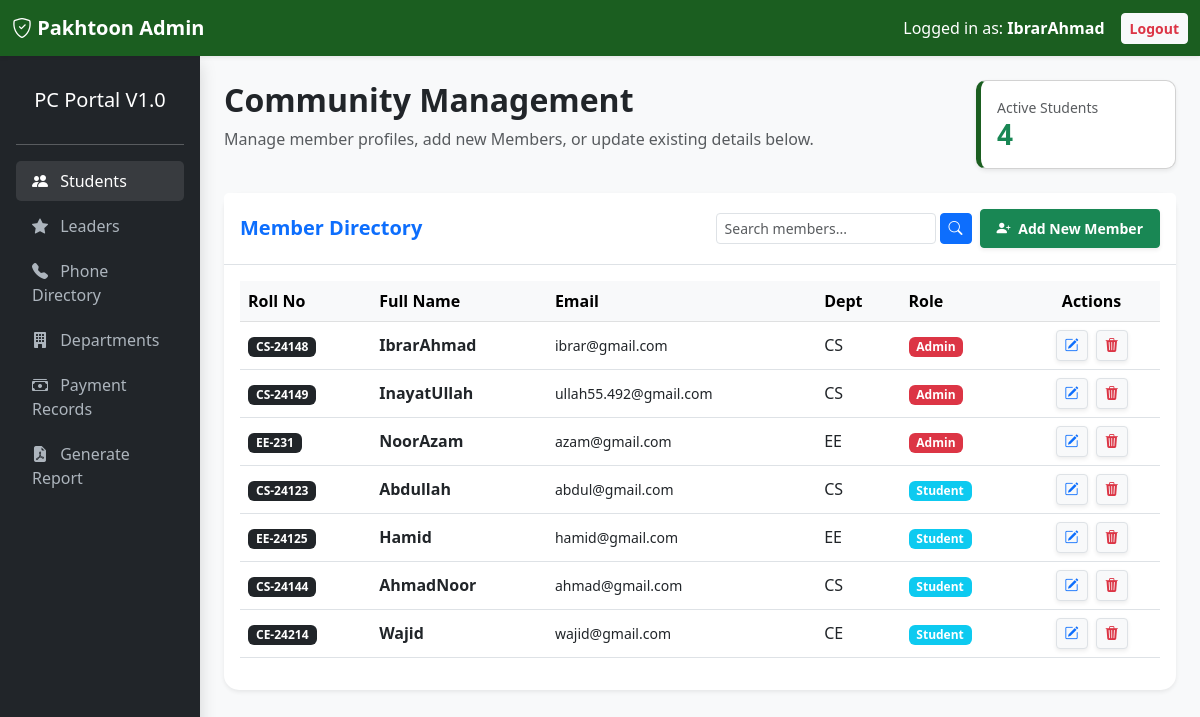
The app's page /frontened/admin_dash.php (signed in) with its own data.
### tables this page shows
CREATE TABLE `Students` (
  `dept_prefix` varchar(5) NOT NULL,
  `batch_year` int NOT NULL,
  `student_id` int NOT NULL,
  `full_name` varchar(100) NOT NULL,
  `email` varchar(100) DEFAULT NULL,
  `degree_is` int NOT NULL,
  `username` varchar(50) DEFAULT NULL,
  `password` varchar(255) DEFAULT NULL,
  `role` enum('admin','student') DEFAULT 'student',
  PRIMARY KEY (`dept_prefix`,`batch_year`,`student_id`),
  UNIQUE KEY `email` (`email`),
  UNIQUE KEY `username` (`username`),
  KEY `degree_is` (`degree_is`),
  CONSTRAINT `Students_ibfk_1` FOREIGN KEY (`dept_prefix`) REFERENCES `Departments` (`dept_prefix`),
  CONSTRAINT `Students_ibfk_2` FOREIGN KEY (`degree_is`) REFERENCES `Degrees` (`degree_is`)
);

### frontened/admin_dash.php (the view, shortened to what this page needs)
<?php
include_once('../config/db.php');
$count_query = "SELECT COUNT(*) as total FROM Students WHERE role = 'student'";
$count_result = mysqli_query($con, $count_query);
$count_data = mysqli_fetch_assoc($count_result);
$search_where = "";
?>
<!DOCTYPE html>
<html lang="en">
<head>
    <link href="https://cdn.jsdelivr.net/npm/bootstrap@5.3.0/dist/css/bootstrap.min.css" rel="stylesheet">
    <link rel="stylesheet" href="https://cdn.jsdelivr.net/npm/bootstrap-icons@1.11.0/font/bootstrap-icons.css">
</head>
<body>
<nav class="navbar navbar-expand-lg navbar-dark shadow-sm">
    <div class="container-fluid">
        <a class="navbar-brand fw-bold" href="#"><i class="bi bi-shield-check"></i> Pakhtoon Admin</a>
        <div class="ms-auto d-flex align-items-center">
            <span class="text-white me-3 d-none d-md-inline">Logged in as: <strong><?php echo $_SESSION['full_name']; ?></strong></span>
            <a href="../backend/logout.php" class="btn btn-light btn-sm fw-bold text-danger">Logout</a>
        </div>
    </div>
</nav>
<div class="container-fluid">
    <div class="row">
        <div class="col-md-2 p-3 sidebar shadow">
            <h5 class="text-center py-3">PC Portal V1.0</h5>
            <hr>
            <nav class="nav flex-column mt-3">
                <a class="nav-link active" href="admin_dash.php"><i class="bi bi-people-fill me-2"></i> Students</a>
                <a class="nav-link" href="../backend/leaders_dash.php"><i class="bi bi-star-fill me-2"></i> Leaders</a>
                <a class="nav-link" href="../backend/phone_directory.php"><i class="bi bi-telephone-fill me-2"></i> Phone Directory</a>
                <a class="nav-link" href="../backend/departments.php"><i class="bi bi-building-fill me-2"></i> Departments</a>
                <a class="nav-link" href="../backend/payment_records.php"><i class="bi bi-cash-stack me-2"></i> Payment Records</a>
                <a class="nav-link" href="../backend/generate_report.php" target="_blank"><i class="bi bi-file-earmark-pdf-fill me-2"></i> Generate Report</a>
            </nav>
        </div>
        <div class="col-md-10 p-4">
            <div class="row align-items-center mb-4">
                <div class="col-md-8">
                    <h2 class="fw-bold text-dark">Community Management</h2>
                    <p class="text-muted">Manage member profiles, add new Members, or update existing details below.   </p>
                </div>
                <div class="col-md-4 text-end">
                    <div class="card stat-card shadow-sm p-3 bg-white d-inline-block text-start" style="min-width: 200px;">
                        <small class="text-muted d-block">Active Students</small>
                        <h3 class="mb-0 text-success fw-bold"><?php echo $count_data['total']; ?></h3>
                    </div>
                </div>
            </div>
            <div class="card table-card shadow-sm">
                <div class="card-header bg-white py-3 d-flex flex-wrap justify-content-between align-items-center gap-3 border-bottom">
                    <h5 class="mb-0 fw-bold text-primary">Member Directory</h5>
                    <div class="d-flex align-items-center gap-2 flex-grow-1 flex-sm-grow-0 justify-content-end">
                        <form action="admin_dash.php" method="GET" class="d-flex gap-1 mb-0">
                            <input type="text" name="search" class="form-control form-control-sm" style="max-width: 220px;" placeholder="Search members..." value="<?php echo isset($_GET['search']) ? htmlspecialchars($_GET['search']) : ''; ?>">
                            <button type="submit" class="btn btn-sm btn-primary fw-bold"><i class="bi bi-search"></i></button>
                        </form>
                        <button class="btn btn-sm btn-success fw-bold shadow-sm py-2 px-3" data-bs-toggle="modal" data-bs-target="#addStudentModal">
                            <i class="bi bi-person-plus-fill me-1"></i> Add New Member
                        </button>
                    </div>
                </div>
                <div class="card-body">
                    <div class="table-responsive">
                        <table class="table table-hover align-middle">
                            <thead class="table-light text-secondary">
                                <tr>
                                    <th>Roll No</th>
                                    <th>Full Name</th>
                                    <th>Email</th>
                                    <th>Dept</th>
                                    <th>Role</th>
                                    <th class="text-center">Actions</th>
                                </tr>
                            </thead>
                            <tbody>
                                <?php
                                $sql = "SELECT * FROM Students $search_where ORDER BY role ASC, batch_year DESC, student_id ASC";
                                $res = mysqli_query($con, $sql);
                                if (mysqli_num_rows($res) > 0) {
                                    while($row = mysqli_fetch_assoc($res)) {
                                        $display_year = $row['batch_year'] % 100;
                                        $roll_no = "{$row['dept_prefix']}-{$display_year}{$row['student_id']}";
                                        $role_badge = ($row['role'] == 'admin') ? 'bg-danger' : 'bg-info';
                                        echo "<tr>";
                                        echo "<td><span class='badge bg-dark px-2'>$roll_no</span></td>";
                                        echo "<td><span class='fw-bold'>{$row['full_name']}</span></td>";
                                        echo "<td><small>{$row['email']}</small></td>";
                                        echo "<td>{$row['dept_prefix']}</td>";
                                        echo "<td><span class='badge $role_badge'>" . ucfirst($row['role']) . "</span></td>";
                                        echo "<td class='text-center'>";
                                        $delete_url = "../backend/delete_student.php?id={$row['student_id']}&dept={$row['dept_prefix']}&batch={$row['batch_year']}";
                                        echo "    <button class='btn btn-sm btn-light border shadow-sm me-1 edit-btn'
                                                    data-bs-toggle='modal' data-bs-target='#editStudentModal'
                                                    data-id='{$row['student_id']}'
                                                    data-dept='{$row['dept_prefix']}'
                                                    data-batch='{$row['batch_year']}'
                                                    data-name='{$row['full_name']}'
                                                    data-email='{$row['email']}'
                                                    data-role='{$row['role']}'
                                                    data-degree='{$row['degree_is']}'>";
                                        echo "        <i class='bi bi-pencil-square text-primary'></i>";
                                        echo "    </button>";
                                        echo "    <a href='$delete_url' class='btn btn-sm btn-light border shadow-sm' onclick='return confirm(\"Your data from phone directory will also be deleted?\")'>";
                                        echo "        <i class='bi bi-trash3-fill text-danger'></i>";
                                        echo "    </a>";
                                        echo "</td>";
                                        echo "</tr>";
                                    }
                                } else {
                                    echo "<tr><td colspan='6' class='text-center py-4 text-muted fw-bold'><i class='bi bi-folder-x me-2'></i>No member profiles found matching your search.</td></tr>";
                                }
                                ?>
                            </tbody>
                        </table>
                    </div>
                </div>
            </div>
        </div>
    </div>
</div>
</body>
</html>

### frontened/admin_dash.php (style rules this page uses)
:root { --pakhtoon-green: #1b5e20; --pakhtoon-dark: #0a2d0d; }
body { background-color: #f8f9fa; }
.navbar { background-color: var(--pakhtoon-green) !important; }
.sidebar { background-color: #212529; min-height: 100vh; color: white; }
.sidebar .nav-link { color: #adb5bd; transition: 0.3s; margin-bottom: 5px; }
.sidebar .nav-link:hover, .sidebar .nav-link.active { color: white; background: rgba(255,255,255,0.1); border-radius: 5px; }
.stat-card { border-left: 5px solid var(--pakhtoon-green); border-radius: 10px; }
.table-card { border-radius: 15px; border: none; }

### records on screen
students: roll_no "CS-24148", full_name "IbrarAhmad", email "ibrar@gmail.com", dept_prefix "CS", role "Admin"
students: roll_no "CS-24149", full_name "InayatUllah", email "ullah55.492@gmail.com", dept_prefix "CS", role "Admin"
students: roll_no "EE-231", full_name "NoorAzam", email "azam@gmail.com", dept_prefix "EE", role "Admin"
students: roll_no "CS-24123", full_name "Abdullah", email "abdul@gmail.com", dept_prefix "CS", role "Student"
students: roll_no "EE-24125", full_name "Hamid", email "hamid@gmail.com", dept_prefix "EE", role "Student"
students: roll_no "CS-24144", full_name "AhmadNoor", email "ahmad@gmail.com", dept_prefix "CS", role "Student"
students: roll_no "CE-24214", full_name "Wajid", email "wajid@gmail.com", dept_prefix "CE", role "Student"

### other values on screen
$_SESSION['full_name'] "IbrarAhmad"
$count_data['total'] "4"
